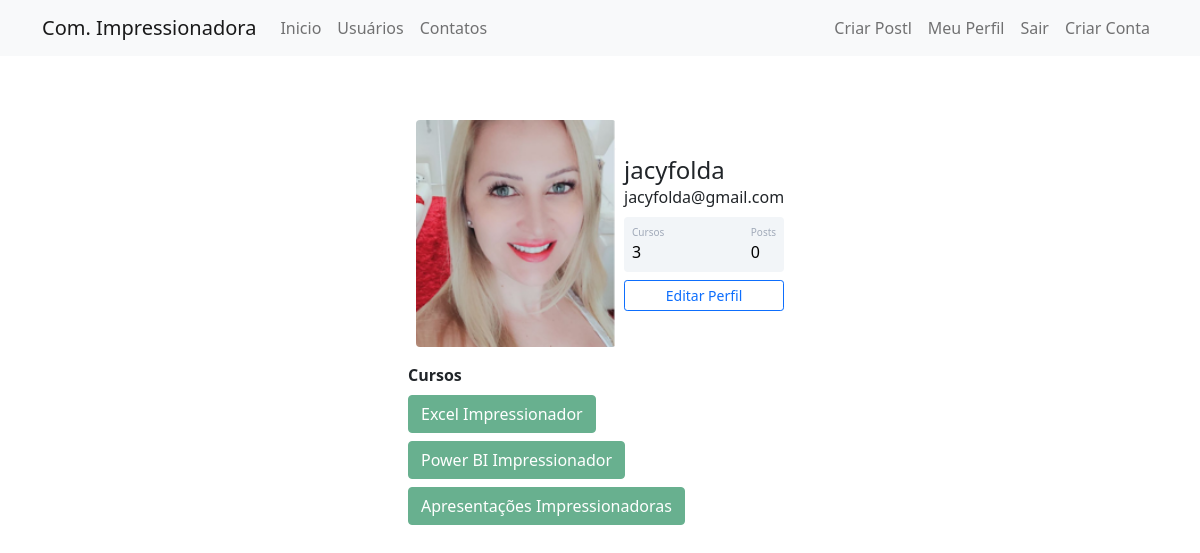
The page /perfil (signed in) on the database as committed earlier.
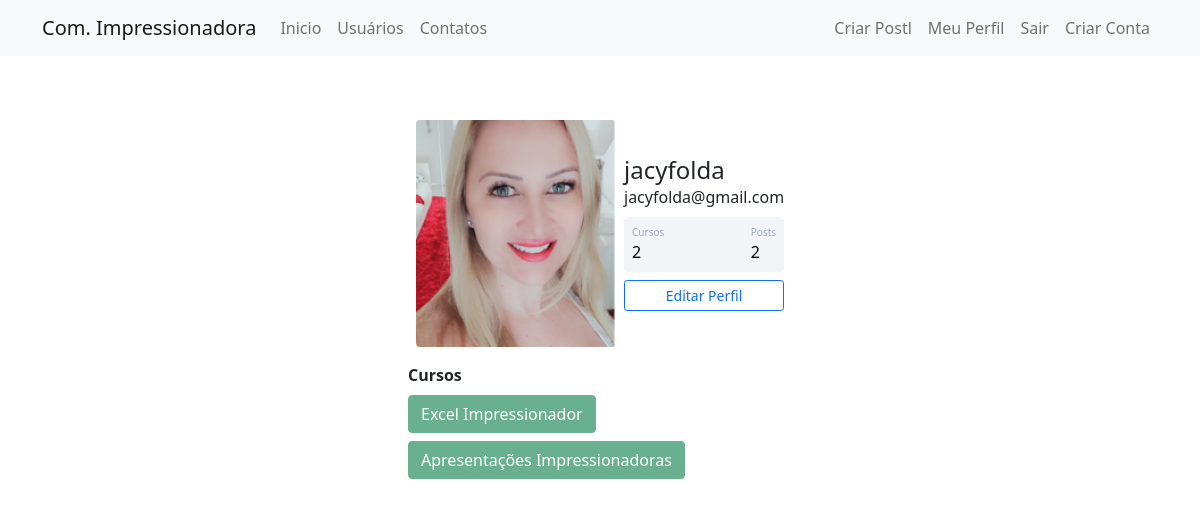
The same page on the database as committed later.
### comunidadeimpressionadora/models.py (models this page shows)
class Usuario(database.Model, UserMixin):
    id = database.Column(database.Integer, primary_key=True)
    username = database.Column(database.String, nullable=False)
    email = database.Column(database.String, nullable=False, unique=True)
    senha = database.Column(database.String, nullable=False)
    foto_perfil = database.Column(database.String, default='default.jpg')
    posts = database.relationship('Post', backref='autor', lazy=True)
    cursos = database.Column(database.String, nullable=False, default='Não Informado')
    def contar_posts(self):
        return len(self.posts)

### comunidadeimpressionadora/routes.py (the view)
@app.route('/perfil')
@login_required
def perfil():
    foto_perfil = url_for('static', filename='fotos_perfil/{}'.format(current_user.foto_perfil))
    return render_template('perfil.html', foto_perfil=foto_perfil)

### comunidadeimpressionadora/models.py (called while the page is built)
@login_manager.user_loader
def load_usuario(id_usuario):
    return Usuario.query.get(int(id_usuario))

### comunidadeimpressionadora/templates/perfil.html (shortened to what this page needs)
{% extends 'base.html' %}
{% block body %}
          <div class="container mt-5 d-flex justify-content-center">
              <div class="card p-3">
                  <div class="d-flex align-items-center">
                      <div class="image pe-2"> <img src="{{ foto_perfil }}" class="rounded" width="200"> </div>
                      <div class="ml-3 w-100">
                              <h4 class="mb-0 mt-0">{{ current_user.username }}</h4> <span> {{ current_user.email }}</span>
                              <div class="p-2 mt-2 bg-primary d-flex justify-content-between rounded text-white stats">
                                  {% if 'Não Informado' in current_user.cursos %}
                                    <div class="d-flex flex-column"> <span class="articles">Cursos</span> <span class="number1">0</span> </div>
                                  {% else %}
                                    <div class="d-flex flex-column"> <span class="articles">Cursos</span> <span class="number1">{{ current_user.cursos.count(';') + 1 }}</span> </div>
                                  {% endif %}
                                  <div class="d-flex flex-column"> <span class="rating">Posts</span> <span class="number3">{{ current_user.contar_posts() }}</span> </div>
                              </div>
                              <div class="button mt-2 d-flex flex-row align-items-center">
                                  <a class="w-100" href="{{ url_for('editar_perfil') }}">
                                      <button class="btn btn-sm btn-outline-primary w-100">Editar Perfil</button>
                                  </a>
                              </div>
                      </div>
                </div>
              </div>
          </div>
          {% if 'Não Informado' not in current_user.cursos %}
                  <div class="row justify-content-center">
                      <div class="col col-4" style="text-align-center">
                            <strong>Cursos</strong><br>
                            {% for curso in current_user.cursos.split(';') %}
                                <button type="button" class="btn btn-success mt-2" disabled>{{ curso }}</button>
                            {% endfor %}
                      </div>
                  </div>
          {% endif %}
{% endblock %}

Rows that differ between the two databases and show on the page:
changed Usuario "jacyfolda": cursos "3" → "2"
Other text that changed with them:
{{ current_user.contar_posts() }}: "0" → "2"
list line gone: "Power BI Impressionador"
